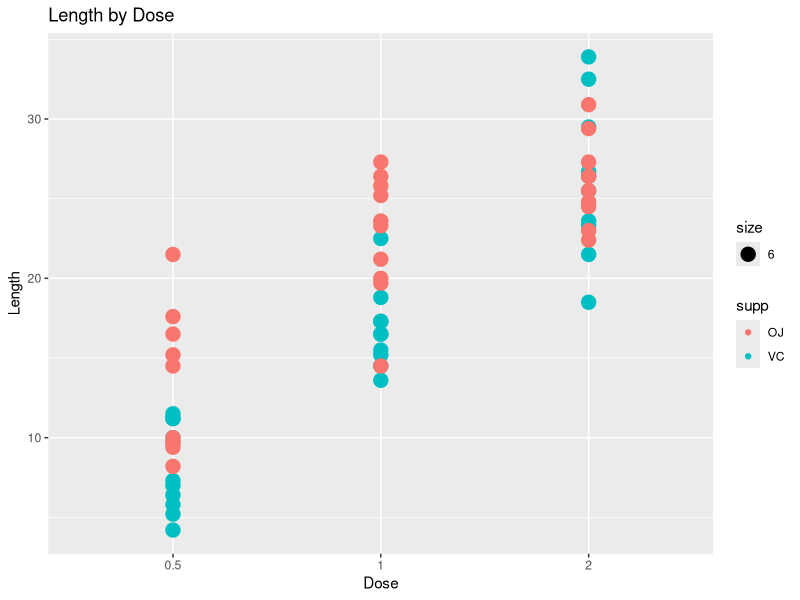
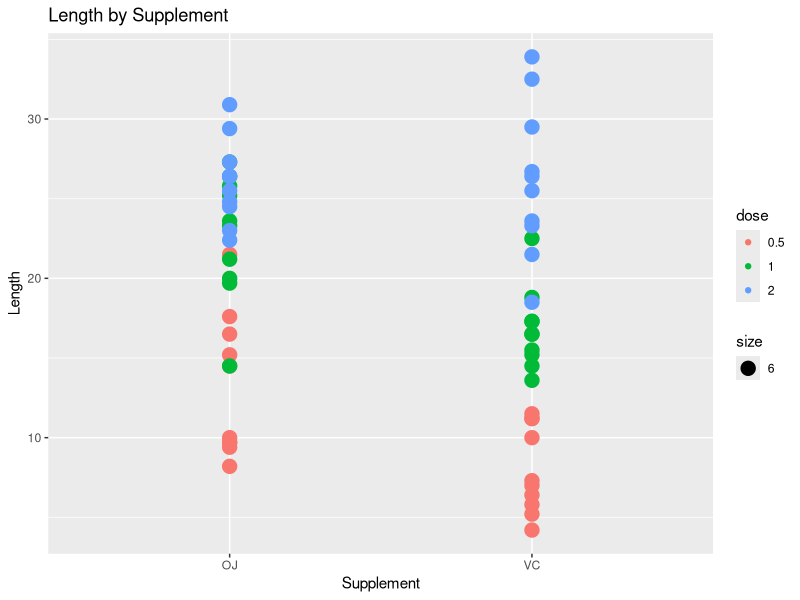
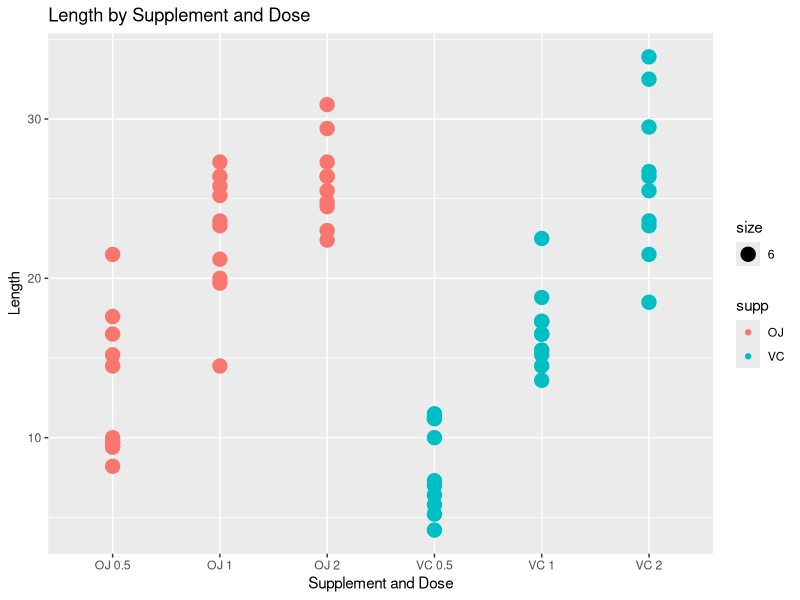
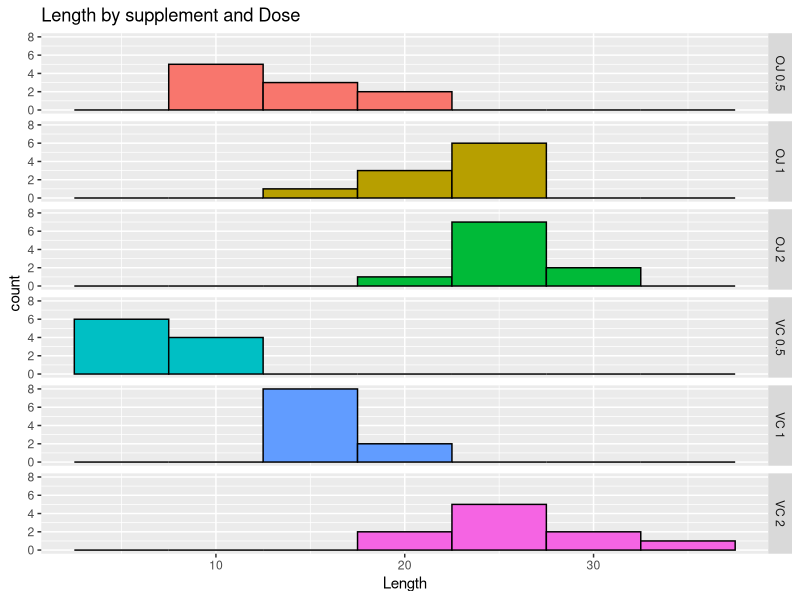

R code for these plots, in order:
## ---- chunk 1
library(datasets)
library(ggplot2)
library(cowplot)
library(dplyr)
## ---- chunk 2
data("ToothGrowth")
ToothGrowth$dose <- factor(ToothGrowth$dose)
summary(ToothGrowth)
## ---- chunk 3
ToothGrowth <- mutate(ToothGrowth,combine=paste(supp,dose,sep=" "))
p1 <- qplot(dose, len, data=ToothGrowth, color=supp, size= 6,xlab="Dose",ylab="Length",main="Length by Dose")
p2 <- qplot(supp,len, data=ToothGrowth, color=dose, size=6,xlab="Supplement", ylab="Length", main="Length by Supplement")
p3 <- qplot(combine,len,data=ToothGrowth, color=supp, size=6, ylab="Length", xlab="Supplement and Dose", main="Length by Supplement and Dose")
p4 <- ggplot(ToothGrowth, aes(x=len, fill=combine)) + geom_histogram(colour="black", binwidth=5) + facet_grid(combine ~ .) + ggtitle("Length by supplement and Dose") + xlab("Length") + theme(legend.position="none")
p1
p2
p3
p4
## ---- chunk 4
ToothGrowth_sub <- subset(ToothGrowth, ToothGrowth$dose %in% c(0.5,1))
t.test(len ~ dose,data=ToothGrowth_sub)
ToothGrowth_sub <- subset(ToothGrowth, ToothGrowth$dose %in% c(1,2))
t.test(len ~ dose,data=ToothGrowth_sub)
ToothGrowth_sub <- subset(ToothGrowth, ToothGrowth$dose %in% c(0.5,2))
t.test(len ~ dose,data=ToothGrowth_sub)
## ---- chunk 5
t.test(len ~ supp,data=ToothGrowth)
